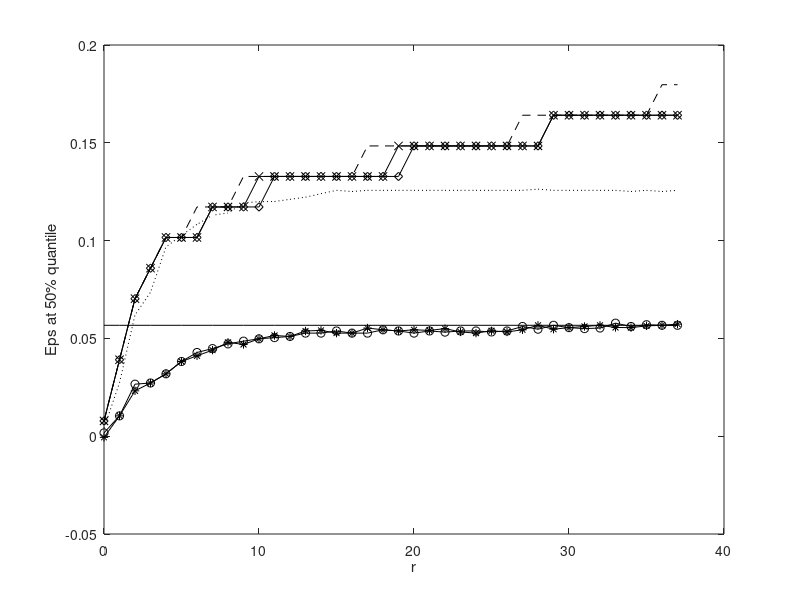

Write the MATLAB code that produced this figure.
%=====================================================
%begin{Liver disorders, RSA}
a = [0,-0.0006,0.0041,0.0078,0.0078,0.0078,0.0017,0.0567;
1,0.0104,0.0273,0.0391,0.0391,0.0391,0.0104,0.0567;
2,0.0232,0.062,0.0703,0.0703,0.0703,0.0266,0.0567;
3,0.0272,0.0736,0.0859,0.0859,0.0859,0.0272,0.0567;
4,0.0319,0.0968,0.1016,0.1016,0.1016,0.0319,0.0567;
5,0.0382,0.1026,0.1016,0.1016,0.1016,0.0382,0.0567;
6,0.0411,0.1083,0.1172,0.1016,0.1016,0.0428,0.0567;
7,0.044,0.113,0.1172,0.1172,0.1172,0.0448,0.0567;
8,0.048,0.1141,0.1172,0.1172,0.1172,0.0472,0.0567;
9,0.0469,0.1193,0.1328,0.1172,0.1172,0.0486,0.0567;
10,0.0498,0.1199,0.1328,0.1172,0.1328,0.0498,0.0567;
11,0.0515,0.12,0.1328,0.1328,0.1328,0.0504,0.0567;
12,0.051,0.1211,0.1328,0.1328,0.1328,0.051,0.0567;
13,0.0538,0.1222,0.1328,0.1328,0.1328,0.0527,0.0567;
14,0.0541,0.124,0.1328,0.1328,0.1328,0.0527,0.0567;
15,0.0527,0.1257,0.1328,0.1328,0.1328,0.0538,0.0567;
16,0.0527,0.1251,0.1328,0.1328,0.1328,0.0527,0.0567;
17,0.0553,0.1257,0.1484,0.1328,0.1328,0.0527,0.0567;
18,0.0544,0.1257,0.1484,0.1328,0.1328,0.0544,0.0567;
19,0.0538,0.1257,0.1484,0.1328,0.1484,0.0538,0.0567;
20,0.0544,0.1257,0.1484,0.1484,0.1484,0.0527,0.0567;
21,0.0541,0.1257,0.1484,0.1484,0.1484,0.0538,0.0567;
22,0.055,0.1257,0.1484,0.1484,0.1484,0.0532,0.0567;
23,0.0533,0.1257,0.1484,0.1484,0.1484,0.0538,0.0567;
24,0.0527,0.1257,0.1484,0.1484,0.1484,0.0538,0.0567;
25,0.0539,0.1257,0.1484,0.1484,0.1484,0.0533,0.0567;
26,0.0533,0.1257,0.1484,0.1484,0.1484,0.0538,0.0567;
27,0.0544,0.1257,0.1641,0.1484,0.1484,0.0561,0.0567;
28,0.0567,0.1263,0.1641,0.1484,0.1484,0.0547,0.0567;
29,0.0547,0.1257,0.1641,0.1641,0.1641,0.0567,0.0567;
30,0.0555,0.1257,0.1641,0.1641,0.1641,0.0555,0.0567;
31,0.0561,0.1257,0.1641,0.1641,0.1641,0.055,0.0567;
32,0.0567,0.1257,0.1641,0.1641,0.1641,0.0553,0.0567;
33,0.0556,0.1257,0.1641,0.1641,0.1641,0.0578,0.0567;
34,0.0555,0.1251,0.1641,0.1641,0.1641,0.0561,0.0567;
35,0.0564,0.1257,0.1641,0.1641,0.1641,0.057,0.0567;
36,0.0567,0.1251,0.1797,0.1641,0.1641,0.0567,0.0567;
37,0.0573,0.1257,0.1797,0.1641,0.1641,0.0567,0.0567];

x = a(:, 1);
btmIC = a(:, 2);
rnd = a(:, 3);
bool = a(:, 4);
hasse = a(:, 5);
hasseSimple = a(:, 6);
btm = a(:, 7);
all = a(:, 8);

plot(x, all, 'k', ...
     x, btm, 'o-k', ...
     x, btmIC, '*-k', ...
     x, hasse, 'd-k', ...
     x, hasseSimple, 'x-k', ...
     x, bool, '--k', ...
     x, rnd, ':k' ...
     );
%legend('Monte-Karlo, A', 'Monte-Karlo, A_r', 'Monte-Karlom A^*_r', 'Hasse bound', 'No upper con. boud', 'Bool bound');
xlabel('r');
ylabel('Eps at 50% quantile');

return;

%end{Liver disorders, RSA}
%=====================================================
%begin{Echocardiogramm, RSA}

a=[0,0.027,0.027,0.0234,0.0234,0.0234,0.027,0.0622;
1,0.0541,0.0541,0.0547,0.0547,0.0547,0.0541,0.0622;
2,0.0541,0.0541,0.0547,0.0547,0.0547,0.0541,0.0622;
3,0.0541,0.0784,0.0859,0.0859,0.0859,0.0541,0.0622;
4,0.0568,0.0811,0.0859,0.0859,0.0859,0.0541,0.0622;
5,0.0649,0.0811,0.1016,0.0859,0.1016,0.0554,0.0622;
6,0.0622,0.0811,0.1016,0.0859,0.1016,0.0622,0.0622;
7,0.0811,0.0811,0.1328,0.1016,0.1016,0.0622,0.0622;
8,0.0811,0.0811,0.1328,0.1016,0.1016,0.0568,0.0622;
9,0.0811,0.0811,0.1641,0.1016,0.1016,0.0581,0.0622;
10,0.0811,0.0811,0.1641,0.1016,0.1016,0.0568,0.0622;
11,0.0811,0.0811,0.1641,0.1016,0.1016,0.073,0.0622;
12,0.0811,0.0946,0.1953,0.1016,0.1328,0.0703,0.0622;
13,0.0811,0.1,0.1953,0.1016,0.1328,0.0608,0.0622;
14,0.0811,0.0838,0.1953,0.1016,0.1328,0.0649,0.0622;
15,0.0811,0.1081,0.2109,0.1328,0.1641,0.0622,0.0622;
16,0.0811,0.1081,0.2422,0.1328,0.1641,0.0608,0.0622;
17,0.1014,0.1297,0.2422,0.1641,0.1641,0.0541,0.0622;
18,0.1027,0.1351,0.2422,0.1641,0.1953,0.0568,0.0622;
19,0.1081,0.1568,0.2734,0.1953,0.2109,0.0554,0.0622];

x = a(:, 1);
btmIC = a(:, 2);
rnd = a(:, 3);
bool = a(:, 4);
hasse = a(:, 5);
hasseSimple = a(:, 6);
btm = a(:, 7);
all = a(:, 8);

plot(x, all, 'k', ...
     x, btm, 'o-k', ...
     x, btmIC, '*-k', ...
     x, hasse, 'd-k', ...
     x, hasseSimple, 'x-k', ...
     x, bool, '--k' ...
     );
legend('Monte-Karlo, A', 'Monte-Karlo, A_r', 'Monte-Karlom A^*_r', 'Hasse bound', 'No upper con. boud', 'Bool bound');
xlabel('r');
ylabel('Eps at 50% quantile');

%end{Echocardiogramm, RSA}
%=====================================================
